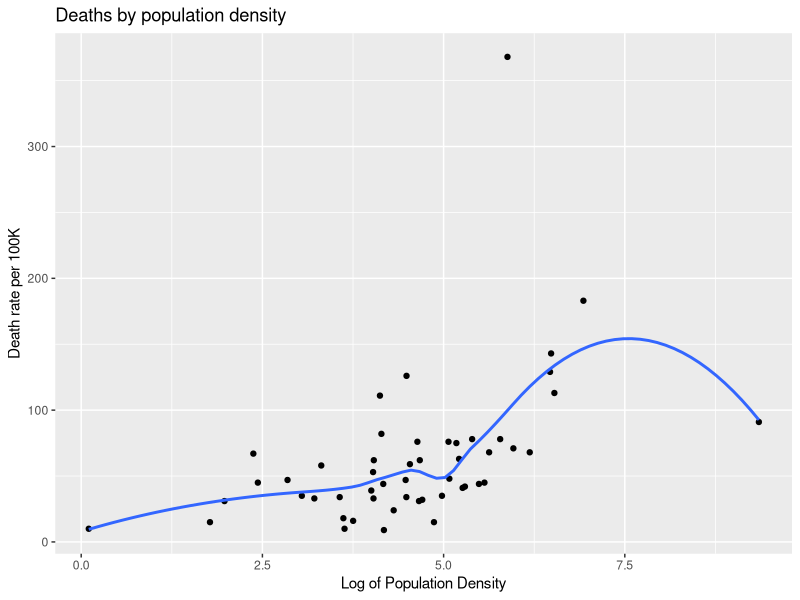
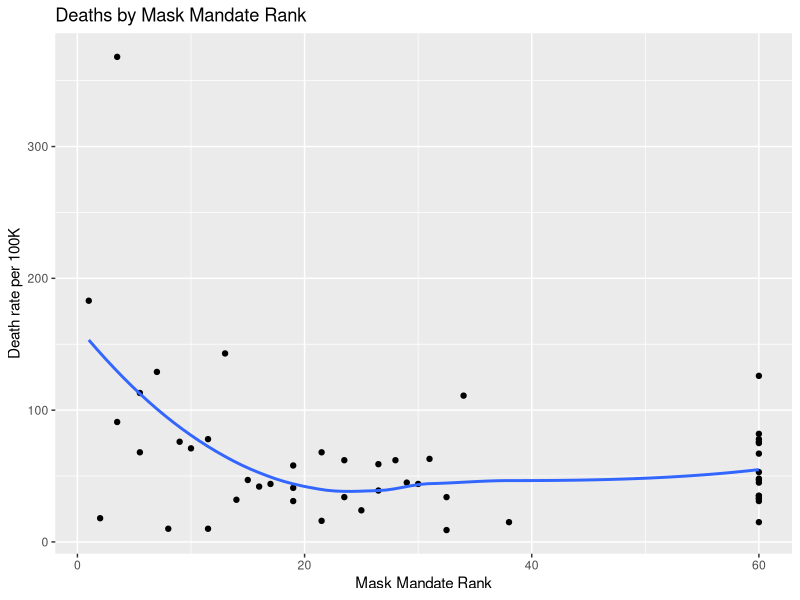
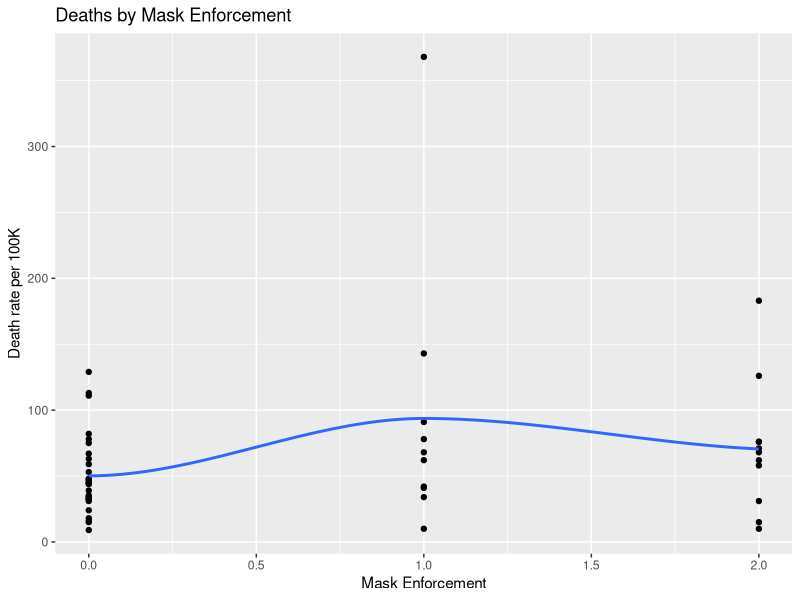
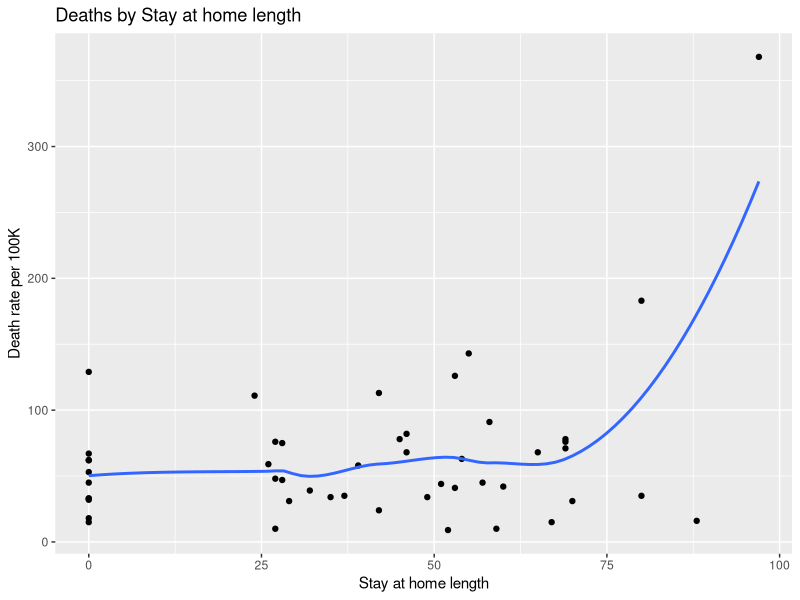
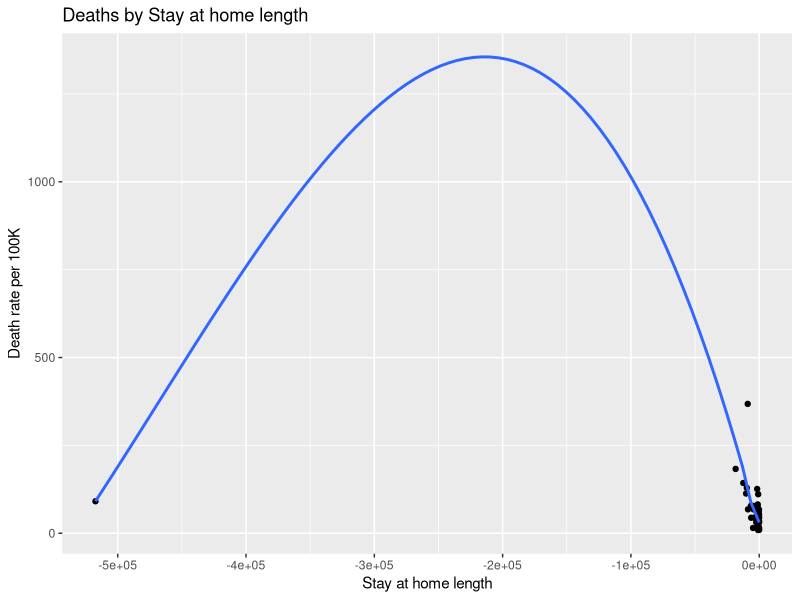
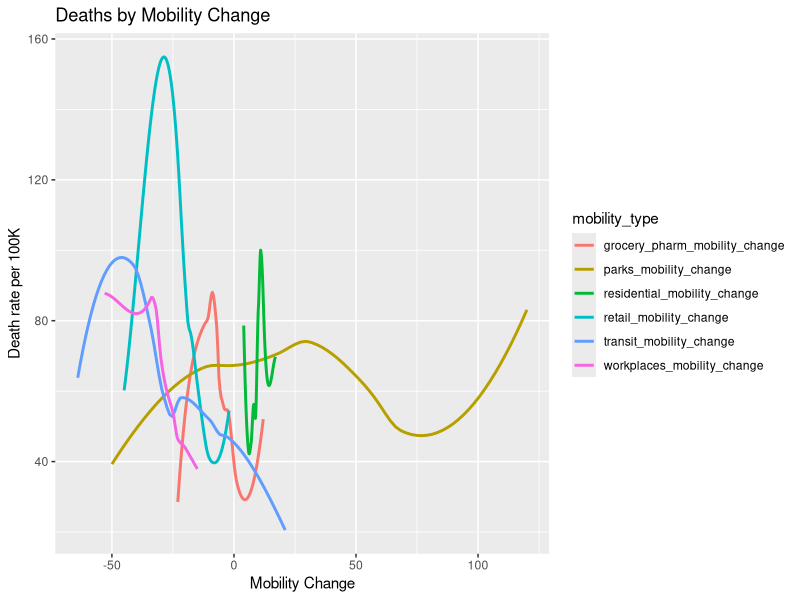

Recreate these plots in R, in order.
## ---- chunk 1
knitr::opts_chunk$set(echo = TRUE)
## ---- chunk 2
library(tidyverse)
library(dplyr)
## ---- chunk 3
covid_data<-read.csv("covid-19.csv",skip=1)
covid_masks_policies_data<-read.csv("covid policies masks.csv")

covid_joined_data<-left_join(
  covid_data,
  covid_masks_policies_data, 
by=c("State"))

## ---- chunk 4
covid_data_renamed <- covid_joined_data  %>% 
  rename(
      total_deaths = "Total.Deaths",
      death_in_last_7 = "Deaths.in.Last.7.Days",
      death_rate = "Death.Rate.per.100000",
      death_rate_in_last_7 = "Death.Rate.per.100K.in.Last.7.Days",
      mask_mandated = 'Mandate.face.mask.use.by.all.individuals.in.public.spaces.y',
      mask_enforced_by_fines = 'Face.mask.mandate.enforced.by.fines',
      mask_enforced_by_charge = 'Face.mask.mandate.enforced.by.criminal.charge.citation',
      no_legal_mask_enforcement = 'No.legal.enforcement.of.face.mask.mandate.y',
      public_facing_employee_mask = 'Mandate.face.mask.use.by.employees.in.public.facing.businesses.y',
      population_density = 'Population.density.per.square.miles',
      stay_at_home_begin = 'Stay.at.home..shelter.in.place',
      stay_at_home_end = 'End.stay.at.home.shelter.in.place',
      retail_mobility_change ='Retail...recreation',
      grocery_pharm_mobility_change='Grocery...pharmacy',
      parks_mobility_change='Parks',
      transit_mobility_change = 'Transit.stations',
      workplaces_mobility_change = 'Workplaces',
      residential_mobility_change = 'Residential')

## ---- chunk 5
ggplot(covid_data_renamed, aes(x = log(population_density), y = death_rate)) +geom_point()+
  geom_smooth(se = FALSE) +
  labs(title = "Deaths by population density", x = "Log of Population Density", y = "Death rate per 100K")

## ---- chunk 6
covid_data_renamed$mask_mandate_rank<-ifelse(covid_data_renamed$mask_mandated==0,60,rank(as.Date.factor(covid_data_renamed$mask_mandated, format = "%m/%d/%Y")))
## ---- chunk 7
data.frame(covid_data_renamed$State,covid_data_renamed$mask_mandate_rank,covid_data_renamed$mask_mandated)
## ---- chunk 8
ggplot(covid_data_renamed, aes(x = mask_mandate_rank, y = death_rate)) +
  geom_point() +
  geom_smooth(se = FALSE) +
  labs(title = "Deaths by Mask Mandate Rank", x = "Mask Mandate Rank", y = "Death rate per 100K")
## ---- chunk 9
ggplot(covid_data_renamed, aes(x = mask_enforced_by_charge+mask_enforced_by_fines , y = death_rate)) +
  geom_point() +
  geom_smooth(se = FALSE) +
  labs(title = "Deaths by Mask Enforcement", x = "Mask Enforcement", y = "Death rate per 100K")
## ---- chunk 10
covid_data_renamed$stay_at_home_length<-ifelse(covid_data_renamed$stay_at_home_begin==0,
                                               0,
                                               ifelse(covid_data_renamed$stay_at_home_begin==0,
                                                  difftime(Sys.Date(), as.Date.factor(covid_data_renamed$stay_at_home_begin, format = "%m/%d/%Y"), units = "days"),
                                                  difftime(as.Date.factor(covid_data_renamed$stay_at_home_end, format = "%m/%d/%Y"), as.Date.factor(covid_data_renamed$stay_at_home_begin, format = "%m/%d/%Y"), units = "days"))
                                                )

## ---- chunk 11
covid_data_renamed$stay_at_home_length
## ---- chunk 12
ggplot(covid_data_renamed, aes(x = stay_at_home_length , y = death_rate)) +
  geom_point() +
  geom_smooth(se = FALSE) +
  labs(title = "Deaths by Stay at home length", x = "Stay at home length", y = "Death rate per 100K")
## ---- chunk 13

covid_data_renamed$mobility_population_dens <- covid_data_renamed$population_density*covid_data_renamed$retail_mobility_change

ggplot(covid_data_renamed, aes(x = mobility_population_dens , y = death_rate)) +
  geom_point() +
  geom_smooth(se = FALSE) +
  labs(title = "Deaths by Stay at home length", x = "Stay at home length", y = "Death rate per 100K")
## ---- chunk 14
mobility_changes_dataset <- covid_data_renamed[c("State","death_rate",
                                    "retail_mobility_change","grocery_pharm_mobility_change",
                                    "parks_mobility_change","transit_mobility_change",
                                    "workplaces_mobility_change","residential_mobility_change")]
mobility_changes_pivoted <- mobility_changes_dataset %>%
  pivot_longer(!c(State,death_rate), names_to = "mobility_type", values_to = "mobility_change")
## ---- chunk 15
ggplot(mobility_changes_pivoted, aes(x = mobility_change , y = death_rate,color=mobility_type)) +
  #geom_point() +
  geom_smooth(se = FALSE) +
  labs(title = "Deaths by Mobility Change", x = "Mobility Change", y = "Death rate per 100K")
